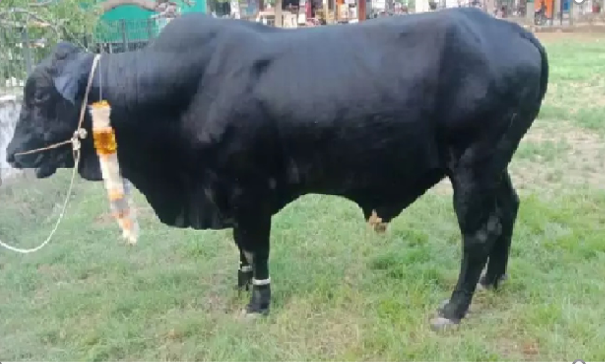
%> input picture Project Files/images/cow_600.PNG, 605 x 364 px
$ octave otsu_thresholding.m   (GNU Octave 9; MATLAB toolbox functions it lacks are replaced by stand-ins)
%> lines starting %> are read from the running program, lines starting %| are printed output that depends on the picture
% img = imread('C:\Users\sahar\OneDrive\university\dip\project\dip_project_files\images/cow_600.png');
% figure,subplot(2,2,1),imshow(img), xlabel('Original');
%
% img = rgb2gray(img);
% subplot(2,2,2),imhist(img), ylim('auto');
%
% %Otsu Thesholding
% thresh = 0.6
% seg_img = im2bw(img, thresh);
% subplot(2,2,3) ,imshow(~seg_img); xlabel(['Cow Image thresholded by Otsu with T=' num2str(255*thresh)]);
%
% %applying erosion
%
% se = strel('disk',10);
% eroded_seg = imerode(~seg_img, se);
% %subplot(2,2,3), imshow(eroded_seg); xlabel('After applying erosion on segmented image');
%
% se = strel('disk',10);
% dilated_seg = imdilate(eroded_seg, se);
% subplot(2,2,4), imshow(dilated_seg); xlabel('After applying closing');
%

img = imread('C:\Users\sahar\OneDrive\university\dip\project\dip_project_files\images/cow_600.png');
%> img is the input picture: size 364x605x3 uint8; mean R, G, B 115, 128.9, 114.2
a  = imread('C:\Users\sahar\OneDrive\university\dip\project\dip_project_files\depth_images\sahar/34.jpg');
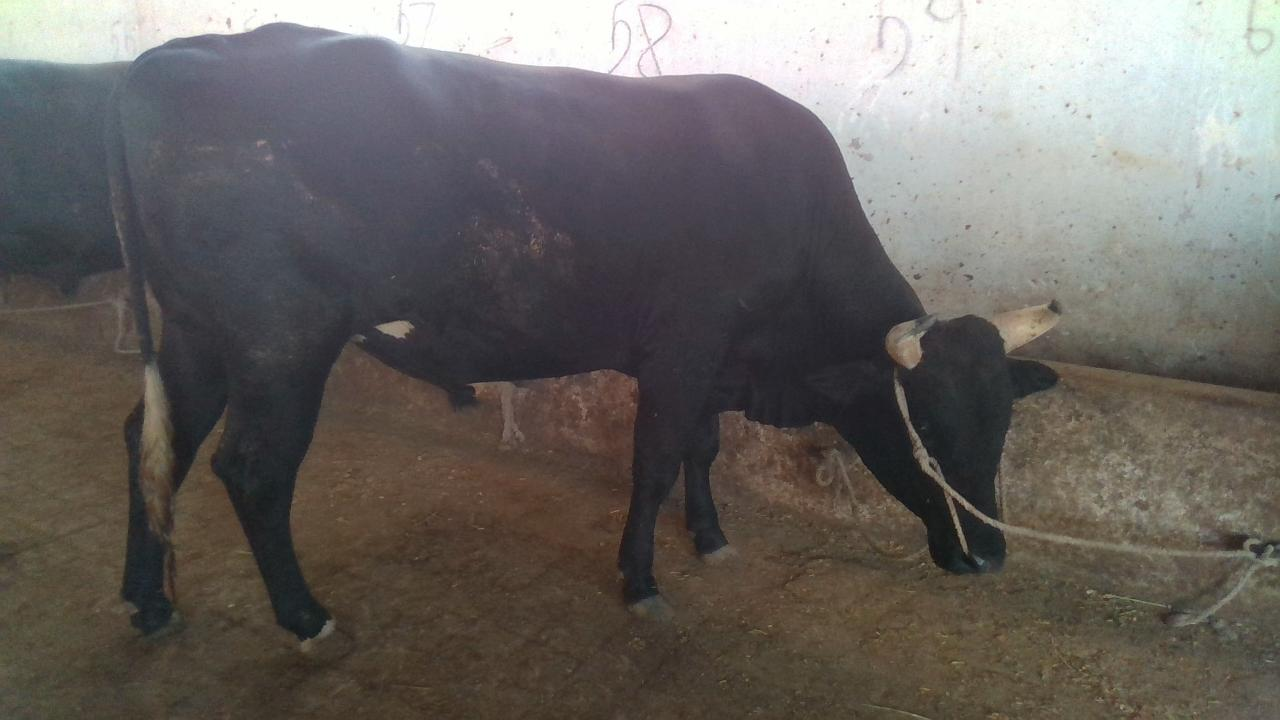
%> input picture Project Files/depth_images/sahar/34.jpg, 1280 x 720 px
%> a is the input picture: size 720x1280x3 uint8; mean R, G, B 104.9, 100.7, 96.9
b = imread('C:\Users\sahar\OneDrive\university\dip\project\dip_project_files\depth_images\sahar/245.jpg');
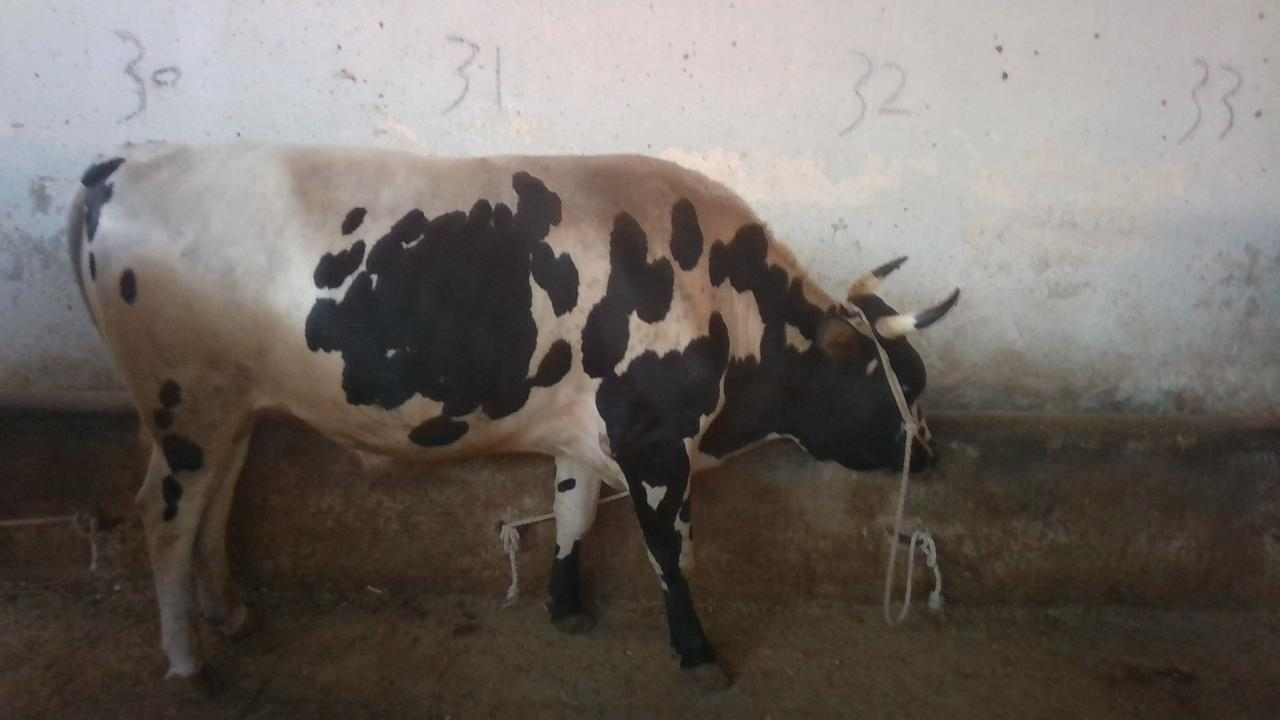
%> input picture Project Files/depth_images/sahar/245.jpg, 1280 x 720 px
%> b is the input picture: size 720x1280x3 uint8; mean R, G, B 111.2, 104.3, 99.3


figure, subplot(1,3,1), imshow(img), xlabel('Labeled Image, Weight: 600kg');
subplot(1,3,2), imshow(a), xlabel('Testset Image, Weight: 408kg');
subplot(1,3,3), imshow(b), xlabel('Testset Image, Weight: 870 kg');
